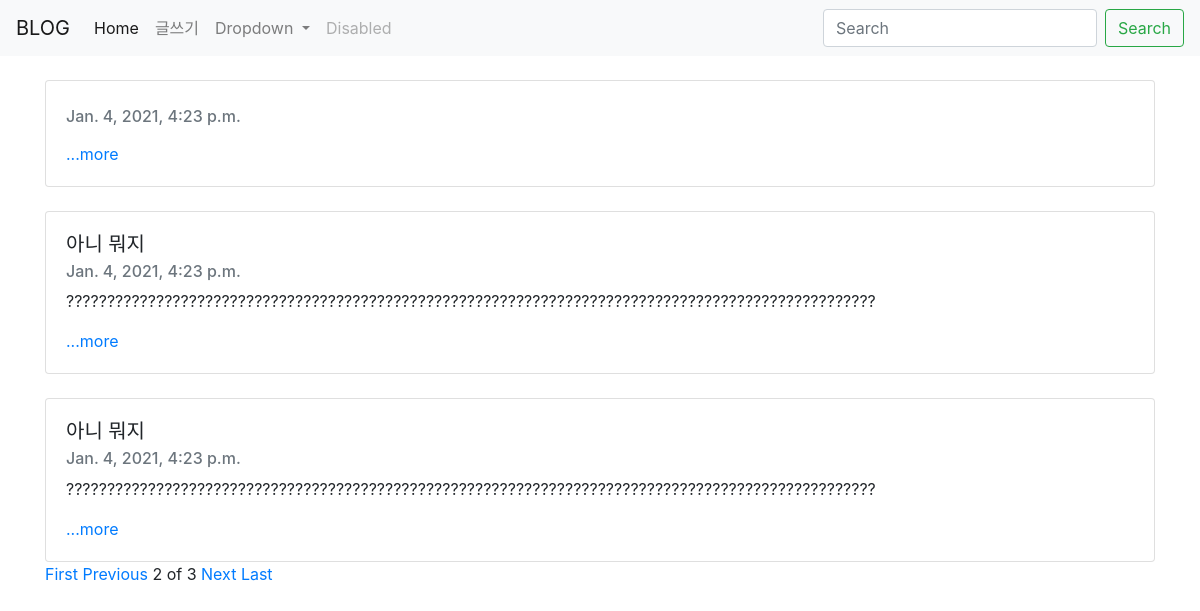
Before: /?page=2 with the older database file.
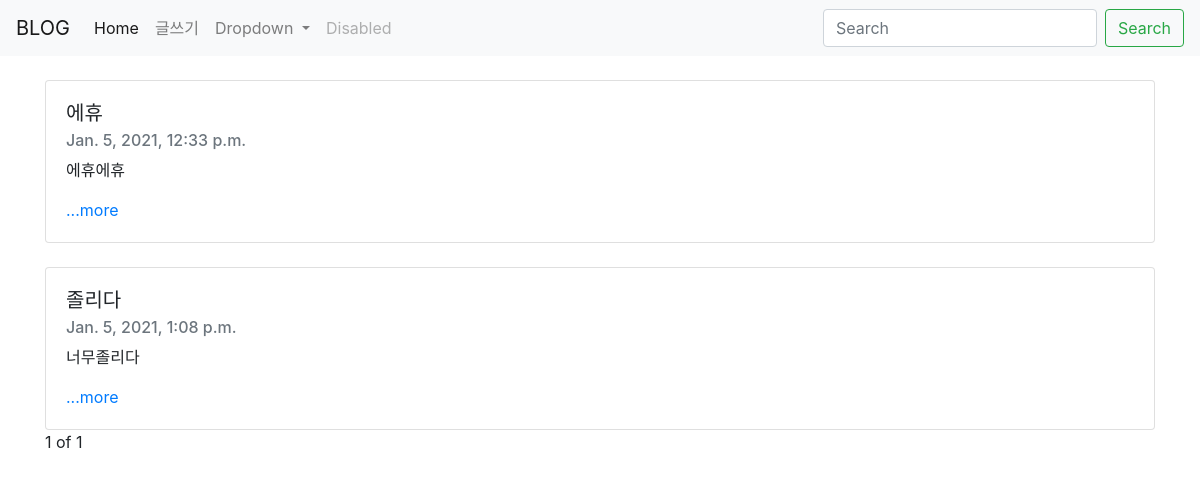
After: the same page with the newer database file.
### blog/models.py (models this page shows, shortened)
class Blog(models.Model):
    title = models.CharField(max_length = 200)
    pub_date = models.DateTimeField('date_published')
    body = models.TextField()
    def summary(self):
        return self.body[:100]

### blog/views.py (the view)
# urls.py: 2. Add a URL to urlpatterns:  path('', views.home, name='home')
def home(request):
    blogs = Blog.objects
    blog_list = Blog.objects.all()
    paginator = Paginator(blog_list,3)
    page = request.GET.get('page') # request된 페이지가 뭔지 알아내기
    posts = paginator.get_page(page) # request된 페이지를 얻어온 뒤 return
    return render(request, 'home.html', {'blogs' : blogs, 'posts' : posts})

### blog/templates/home.html
{% extends 'base.html' %}
{% block contents %}
  {% for blog in posts %}
    <br>
    <div class = "container">
        <div class="card">
            <div class="card-body">
                <h5 class="card-title">{{ blog.title }}</h5>
                <h6 class="card-subtitle mb-2 text-muted">{{ blog.pub_date }}</h6>
                <p class="card-text">{{ blog.summary }}</p>
                <a href="{% url 'detail' blog.id %}" class="card-link">...more</a>
            </div>
            </div>
    </div>
    {% endfor %}
  <div class="container">
    {% if posts.has_previous %}
    <a href="?page=1">First</a>
    <a href="?page={{posts.previous_page_number}}">Previous</a>
    {% endif %}
    <span>{{posts.number}}</span>
    <span>of</span>
    <span>{{posts.paginator.num_pages}}</span>
    {% if posts.has_next %}
    <a href="?page={{posts.next_page_number}}">Next</a>
    <a href="?page={{posts.paginator.num_pages}}">Last</a>
    {% endif %}
  </div>
{% endblock %}

Changed rows visible on the page:
removed Blog: pub_date "Jan. 4, 2021, 4:23 p.m."
removed Blog: title "아니 뭐지", pub_date "Jan. 4, 2021, 4:23 p.m.", summary "???????????????????????????????????????????????????????????????????????????????????????????????????"
removed Blog: title "아니 뭐지", pub_date "Jan. 4, 2021, 4:23 p.m.", summary "???????????????????????????????????????????????????????????????????????????????????????????????????"
added Blog: title "에휴", pub_date "Jan. 5, 2021, 12:33 p.m.", summary "에휴에휴"
added Blog: title "졸리다", pub_date "Jan. 5, 2021, 1:08 p.m.", summary "너무졸리다"
Other visible differences:
{{ posts.number }}: "2" → "1"
{{ posts.paginator.num_pages }}: "3" → "1"
text no longer shown: "First Previous Next Last"
